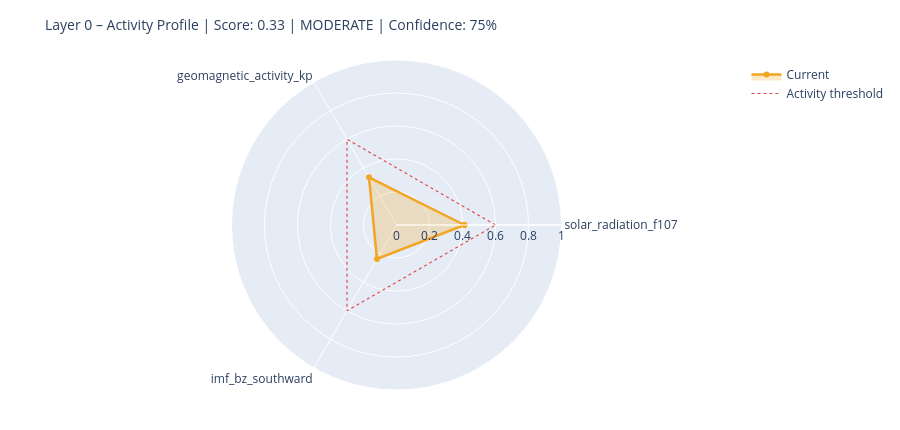

Notebook code for this chart:
### Markdown cell above
---
## 6. State Assessment & Handoff to Layer 1

### Code cell
# ============================================================
# STEP 1 – Collect raw values with source modes
# Mode: 'primary' | 'fallback_3h' | 'last_valid' | 'missing'
# ============================================================

def safe_last(df, col):
    if df is None or col not in df.columns: return None
    s = df[col].dropna()
    return float(s.iloc[-1]) if not s.empty else None

f107_now = safe_last(df_f107, 'f10.7')
bz_now   = safe_last(df_mag,  'bz_gsm')
kp_now   = safe_last(df_kp,   'kp')
sw_now   = safe_last(df_sw,   'speed')

source_modes = {
    'F10.7':    'primary'  if f107_now is not None else 'missing',
    'Kp':       'primary'  if kp_now   is not None else 'missing',
    'IMF_Bz':   'primary'  if bz_now   is not None else 'missing',
    'SW_speed': 'primary'  if sw_now   is not None else 'missing',
}

# Kp Fallback – 3h endpoint
if kp_now is None:
    try:
        r = requests.get(
            'https://services.swpc.noaa.gov/json/noaa-planetary-k-index.json',
            timeout=10)
        r.raise_for_status()
        fb = pd.DataFrame(r.json())
        tc = next((c for c in fb.columns if 'time' in c.lower()), fb.columns[0])
        kc = next((c for c in fb.columns if 'kp' in c.lower() and c != tc), None)
        if kc:
            fb[kc] = fb[kc].astype(str).str.extract(r'([0-9]+(?:\.[0-9]*)?)')[0]
            fb[kc] = pd.to_numeric(fb[kc], errors='coerce')
            fb = fb[fb[kc] >= 0].dropna(subset=[kc])
            if not fb.empty:
                kp_now = float(fb[kc].iloc[-1])
                source_modes['Kp'] = 'fallback_3h'
                print(f'  Kp fallback (3h): {kp_now:.1f}')
    except Exception as e:
        print(f'  Kp fallback failed: {e}')

# Solar Wind Fallback – last valid value
if sw_now is None and df_sw is not None and 'speed' in df_sw.columns:
    s = df_sw['speed'].dropna()
    if not s.empty:
        sw_now = float(s.iloc[-1])
        source_modes['SW_speed'] = 'last_valid'
        print(f'  SW fallback (last_valid): {sw_now:.0f} km/s')

print()
print('Source modes:', source_modes)

# ============================================================
# STEP 2 – Score from available components only
# ============================================================

def norm(v, lo, hi):
    if v is None: return None
    return max(0.0, min(1.0, (v - lo) / (hi - lo)))

COMPONENTS = {
    'solar_radiation_f107':    (f107_now, norm(f107_now, 60, 250)),
    'geomagnetic_activity_kp': (kp_now,   norm(kp_now,   0,   9)),
    'imf_bz_southward':        (bz_now,   norm(-(bz_now or 0) if bz_now else None, -5, 30)
                                           if bz_now is not None else None),
    'solar_wind_speed':        (sw_now,   norm(sw_now, 300, 800)),
}

available   = {k: v[1] for k, v in COMPONENTS.items() if v[1] is not None}
unavailable = [k for k, v in COMPONENTS.items() if v[1] is None]

layer0_score = round(sum(available.values()) / len(available), 4) if available else None
confidence   = round(len(available) / len(COMPONENTS), 2)

level = ('unknown'  if layer0_score is None
         else 'calm'     if layer0_score < 0.3
         else 'moderate' if layer0_score < 0.6
         else 'active')

# ============================================================
# STEP 3 – Dominant Driver
# ============================================================

def dominant_driver(kp, f107, bz, sw):
    candidates = []
    if kp   is not None and kp   >= 4:   candidates.append(('geomagnetic',    kp / 9))
    if sw   is not None and sw   >= 500:  candidates.append(('solar_wind',     sw / 800))
    if bz   is not None and bz   <= -5:   candidates.append(('imf_southward',  abs(bz) / 30))
    if f107 is not None and f107 >= 150:  candidates.append(('solar_radiation',f107 / 250))
    return max(candidates, key=lambda x: x[1])[0] if candidates else 'none'

driver = dominant_driver(kp_now, f107_now, bz_now, sw_now)

# ============================================================
# STEP 4 – Downstream expectations
# ============================================================

def downstream_expectation(driver, score, kp, bz, f107):
    exp = {
        'magnetosphere':        'calm',
        'ionosphere':           'calm',
        'schumann_resonance':   'unchanged',
        'lithosphere_currents': 'low',
    }
    if driver == 'geomagnetic' or (kp and kp >= 5):
        exp['magnetosphere']        = 'compressed / storm'
        exp['ionosphere']           = 'elevated disturbance (TEC variability)'
        exp['schumann_resonance']   = 'elevated amplitude possible'
        exp['lithosphere_currents'] = 'elevated induction currents'
    elif driver == 'imf_southward' or (bz and bz <= -5):
        exp['magnetosphere']        = 'energy coupling active'
        exp['ionosphere']           = 'elevated electron density possible'
        exp['schumann_resonance']   = 'slight modulation possible'
    elif driver == 'solar_radiation' or (f107 and f107 >= 150):
        exp['ionosphere']           = 'elevated ionization (F-layer)'
        exp['schumann_resonance']   = 'slightly elevated background activity'
    return exp

downstream = downstream_expectation(driver, layer0_score, kp_now, bz_now, f107_now)

# ============================================================
# CONSOLE OUTPUT
# ============================================================

W = 58
print('=' * W)
print('LAYER 0 – STATE ASSESSMENT')
print('=' * W)
for name, (raw_v, score_v) in COMPONENTS.items():
    if score_v is not None:
        bar = '█' * int(score_v * 20) + '░' * (20 - int(score_v * 20))
        print(f'  {name:<35}  {bar}  {score_v:.2f}')
    else:
        print(f'  {name:<35}  {"─" * 20}  n/a')
print('-' * W)
print(f'  Score ({len(available)}/{len(COMPONENTS)} components):  {layer0_score:.3f}')
print(f'  Confidence:         {confidence:.0%}')
print(f'  Level:              {level.upper()}')
print(f'  Dominant Driver:    {driver}')

# Radar chart
cats = list(available.keys())
vals = list(available.values())
if len(cats) >= 3:
    fig = go.Figure()
    fig.add_trace(go.Scatterpolar(
        r=vals + [vals[0]], theta=cats + [cats[0]],
        fill='toself', fillcolor='rgba(242,166,35,0.25)',
        line=dict(color='#F2A623', width=2.5), name='Current'
    ))
    fig.add_trace(go.Scatterpolar(
        r=[0.6] * (len(cats) + 1), theta=cats + [cats[0]],
        line=dict(color='#E24B4A', dash='dot', width=1.2),
        mode='lines', name='Activity threshold'
    ))
    fig.update_layout(
        title=dict(text=f'Layer 0 – Activity Profile | Score: {layer0_score:.2f} | {level.upper()} | Confidence: {confidence:.0%}',
                   font=dict(size=14)),
        polar=dict(radialaxis=dict(visible=True, range=[0, 1])),
        height=430, showlegend=True,
        margin=dict(l=60, r=60, t=60, b=40)
    )
    fig.show()

### Figure 1 — Plotly figure (JSON) as saved in the notebook; plotly's stock layout.template omitted (floating-point values rounded to 4 significant figures)
{"data": [{"fill": "toself", "fillcolor": "rgba(242,166,35,0.25)", "line": {"color": "#F2A623", "width": 2.5}, "name": "Current", "r": [0.4116, 0.3333, 0.2371, 0.4116], "theta": ["solar_radiation_f107", "geomagnetic_activity_kp", "imf_bz_southward", "solar_radiation_f107"], "type": "scatterpolar"}, {"line": {"color": "#E24B4A", "dash": "dot", "width": 1.2}, "mode": "lines", "name": "Activity threshold", "r": [0.6, 0.6, 0.6, 0.6], "theta": ["solar_radiation_f107", "geomagnetic_activity_kp", "imf_bz_southward", "solar_radiation_f107"], "type": "scatterpolar"}], "layout": {"height": 430, "margin": {"b": 40, "l": 60, "r": 60, "t": 60}, "polar": {"radialaxis": {"range": [0, 1], "visible": true}}, "showlegend": true, "title": {"font": {"size": 14}, "text": "Layer 0 – Activity Profile | Score: 0.33 | MODERATE | Confidence: 75%"}}}
